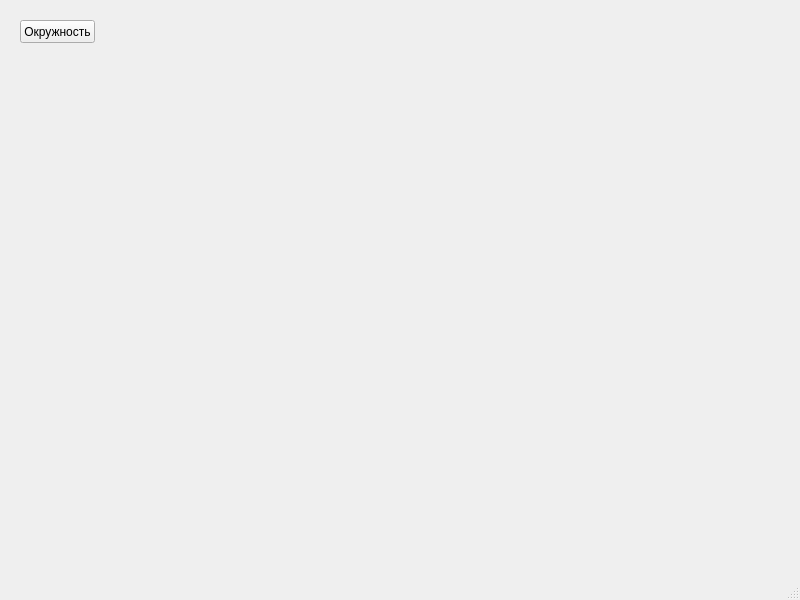
<?xml version="1.0" encoding="UTF-8"?>
<ui version="4.0">
 <class>MainWindow</class>
 <widget class="QMainWindow" name="MainWindow">
  <property name="geometry">
   <rect>
    <x>0</x>
    <y>0</y>
    <width>800</width>
    <height>600</height>
   </rect>
  </property>
  <property name="windowTitle">
   <string>MainWindow</string>
  </property>
  <widget class="QWidget" name="centralwidget">
   <widget class="QPushButton" name="pushButton">
    <property name="geometry">
     <rect>
      <x>20</x>
      <y>20</y>
      <width>75</width>
      <height>23</height>
     </rect>
    </property>
    <property name="text">
     <string>Окружность</string>
    </property>
   </widget>
  </widget>
  <widget class="QMenuBar" name="menubar">
   <property name="geometry">
    <rect>
     <x>0</x>
     <y>0</y>
     <width>800</width>
     <height>20</height>
    </rect>
   </property>
  </widget>
  <widget class="QStatusBar" name="statusbar"/>
 </widget>
 <resources/>
 <connections/>
</ui>
